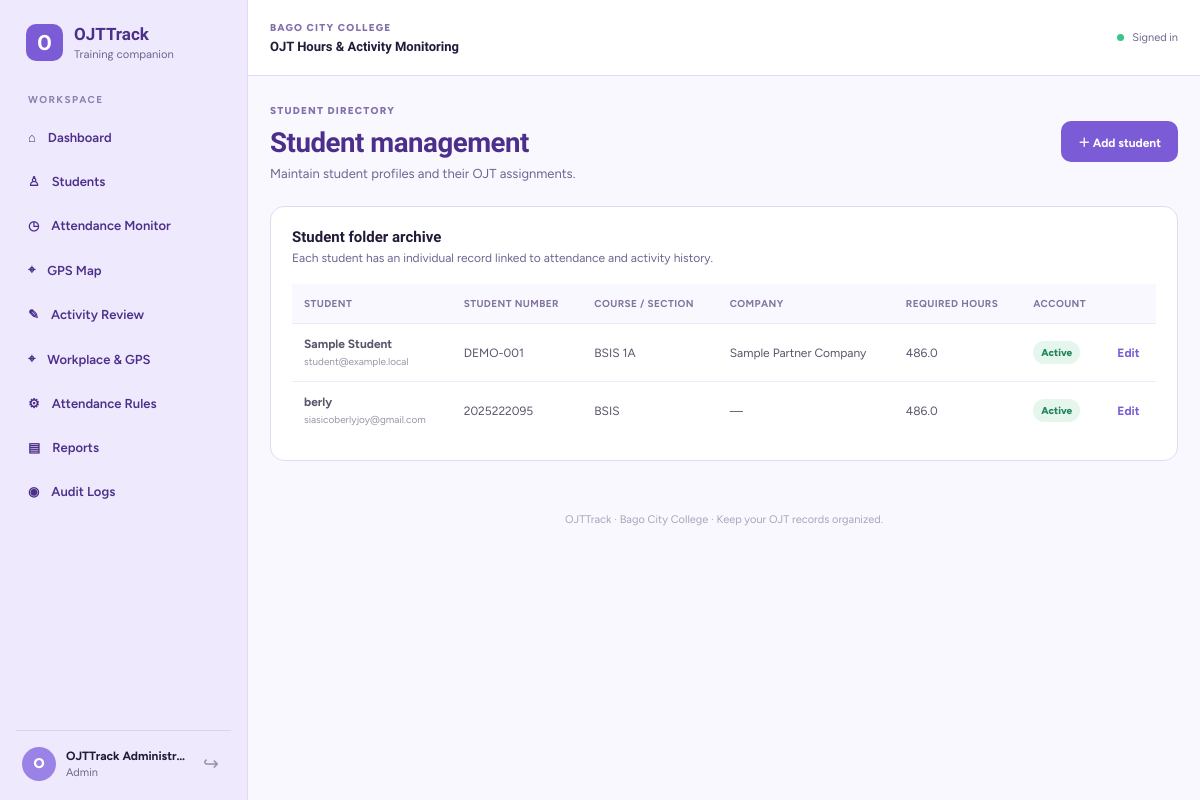
/admin/students (signed in), run on the app's committed database.
### tables this page shows
CREATE TABLE students (
 id INTEGER PRIMARY KEY AUTOINCREMENT,
 user_id INTEGER NOT NULL UNIQUE REFERENCES users(id) ON DELETE CASCADE,
 student_number TEXT UNIQUE,
 course TEXT DEFAULT 'BSIS',
 section TEXT DEFAULT '',
 company_name TEXT DEFAULT '',
 required_ojt_hours REAL NOT NULL DEFAULT 486 CHECK(required_ojt_hours >= 0),
 assigned_start_date TEXT,
 assigned_end_date TEXT
);

CREATE TABLE "users" (
                id INTEGER PRIMARY KEY AUTOINCREMENT,
                full_name TEXT NOT NULL,
                username TEXT NOT NULL UNIQUE,
                email TEXT NOT NULL UNIQUE,
                password_hash TEXT NOT NULL,
                role TEXT NOT NULL
                    CHECK(role IN ('student','admin','coordinator')),
                account_status TEXT NOT NULL DEFAULT 'active'
                    CHECK(account_status IN ('active','inactive')),
                created_at TEXT NOT NULL DEFAULT CURRENT_TIMESTAMP
            );

### routes/admin.py (the view)
@bp.route("/students")
def students():
    rows = get_db().execute("""SELECT u.id user_id,u.full_name,u.username,u.email,u.account_status,
      s.id student_id,s.student_number,s.course,s.section,s.company_name,s.required_ojt_hours
      FROM users u JOIN students s ON u.id=s.user_id ORDER BY u.full_name""").fetchall()
    return render_template("admin/students.html", rows=rows)

### database.py (called while the page is built)
def get_db():
    if "db" not in g:
        db_path = current_app.config["DATABASE"]
        Path(db_path).parent.mkdir(parents=True, exist_ok=True)
        conn = sqlite3.connect(db_path)
        conn.row_factory = sqlite3.Row
        conn.execute("PRAGMA foreign_keys = ON")
        g.db = conn
    return g.db

### templates/admin/students.html
{% extends "base.html" %}{% block title %}Students · OJTTrack{% endblock %}{% block content %}
<div class="page-heading"><div><span class="eyebrow">STUDENT DIRECTORY</span><h1>Student management</h1><p>Maintain student profiles and their OJT assignments.</p></div><a class="btn btn-primary" href="{{ url_for('admin.student_form') }}">＋ Add student</a></div>
<div class="panel"><div class="panel-heading"><div><h2>Student folder archive</h2><p>Each student has an individual record linked to attendance and activity history.</p></div></div>{% if rows %}<div class="table-wrap"><table><thead><tr><th>Student</th><th>Student number</th><th>Course / section</th><th>Company</th><th>Required hours</th><th>Account</th><th></th></tr></thead><tbody>{% for r in rows %}<tr><td><strong>{{ r['full_name'] }}</strong><div class="table-sub">{{ r['email'] }}</div></td><td>{{ r['student_number'] or '—' }}</td><td>{{ r['course'] }} {{ r['section'] }}</td><td>{{ r['company_name'] or '—' }}</td><td>{{ r['required_ojt_hours'] }}</td><td><span class="badge {{ r['account_status'] }}">{{ r['account_status']|title }}</span></td><td><a class="text-link" href="{{ url_for('admin.student_form',user_id=r['user_id']) }}">Edit</a></td></tr>{% endfor %}</tbody></table></div>{% else %}<div class="empty-inline">No students registered yet.</div>{% endif %}</div>{% endblock %}

### static/css/style.css (style rules this page uses)
:root { --purple:#8b5cf6;--purple-dark:#7043df;--lavender:#ede9fe;--lavender-soft:#f7f5ff;--ink:#29243a;--muted:#817b91;--line:#ece9f4;--white:#fff;--green:#169b62;--red:#d9445b;--orange:#d88716;--shadow:0 10px 30px rgba(58,39,100,.06) }
* { box-sizing:border-box }
body { margin:0;background:#faf9fe;color:var(--ink);font-family:'DM Sans',sans-serif;font-size:14px }
a { color:var(--purple-dark);text-decoration:none }
.eyebrow { color:#9a8bbd;font-size:10px;font-weight:800;letter-spacing:1.5px }
.page-heading { display:flex;align-items:center;justify-content:space-between;gap:20px;margin-bottom:25px }
.page-heading h1 { font:800 27px Manrope,sans-serif;margin:8px 0 7px;letter-spacing:-.7px }
.page-heading p { margin:0;color:var(--muted);font-size:13px }
.btn { display:inline-flex;align-items:center;justify-content:center;gap:12px;border:1px solid transparent;border-radius:10px;padding:11px 16px;font-weight:700;font-size:12px;transition:.15s;white-space:nowrap }
.btn-primary { background:var(--purple);color:#fff;box-shadow:0 5px 12px #8b5cf626 }
.panel { background:white;border:1px solid #efedf5;border-radius:16px;padding:22px;margin-bottom:22px;box-shadow:var(--shadow);min-width:0 }
.panel-heading { display:flex;justify-content:space-between;align-items:center;gap:14px;margin-bottom:19px }
.panel-heading h2,.panel h2 { font:750 15px Manrope,sans-serif;margin:0 0 5px }
.panel-heading p,.panel>p { margin:0;color:var(--muted);font-size:12px }
.text-link { font-size:12px;font-weight:700 }
.table-wrap { overflow-x:auto;width:100% }
table { border-collapse:collapse;width:100%;font-size:12px;white-space:nowrap }
th { text-align:left;color:#a09aaf;font-size:10px;letter-spacing:.4px;text-transform:uppercase;background:#fbfaff;font-weight:700 }
td,th { padding:13px 12px;border-bottom:1px solid #f0edf5 }
td { color:#5b556b }
tbody tr:last-child td { border-bottom:0 }
.table-sub { font-size:10px;color:#9b95a8;margin-top:4px;white-space:normal;max-width:360px }
.badge { display:inline-flex;padding:5px 8px;border-radius:20px;font-size:10px;font-weight:800;background:#f0edf5;color:#797184 }
.badge.present,.badge.approved,.badge.active { background:#e3f8ed;color:#168454 }

### static/css/reference-ui.css (style rules this page uses)
:root { --purple:#7c5cd6;--purple-dark:#4c2f8a;--lavender:#e2daf5;--lavender-soft:#faf8ff;--ink:#231a3a;--muted:#6f6590;--line:#e2daf5;--white:#fff;--green:#21845c;--red:#b42318;--orange:#b7791f;--shadow:0 8px 24px rgba(76,47,138,.055) }
body { background:#faf8ff;color:var(--ink);font-family:'Figtree','Segoe UI',Arial,sans-serif;font-size:14px }
h1,h2,h3,.page-heading h1,.panel-heading h2,.panel h2,.stat-card>strong,.auth-card h2 { font-family:'Bricolage Grotesque','Segoe UI',sans-serif }
a { color:var(--purple) }
.eyebrow { color:#8270ad;letter-spacing:1.2px }
.page-heading h1 { font-size:clamp(24px,2.3vw,31px);letter-spacing:-.45px;color:var(--purple-dark) }
.page-heading p { color:var(--muted) }
.btn { border-radius:10px;font-family:'Figtree',sans-serif }
.btn-primary { background:var(--purple);box-shadow:none;color:#fff }
.panel,.stat-card { border:1px solid var(--line);border-radius:14px;box-shadow:none }
.panel { padding:21px }
th { background:#faf8ff;color:#81749e;border-bottom-color:var(--line) }
td,th { border-bottom-color:#eee8f8 }
.badge { background:#f0ebfd;color:#6b54b0 }
.badge.present,.badge.approved,.badge.active { background:#e5f6ed;color:#21845c }

### data on the page
students: full_name "Sample Student", email "student@example.local", student_number "DEMO-001", course "BSIS", section "1A", company_name "Sample Partner Company", required_ojt_hours "486.0", account_status "Active"
students: full_name "berly", email "siasicoberlyjoy@gmail.com", student_number "2025222095", course "BSIS", company_name "—", required_ojt_hours "486.0", account_status "Active"

### other printed values
{{ current_user_name[:1]|upper }} "O"
{{ current_user_name }} "OJTTrack Administr…"
{{ current_role|title }} "Admin"
